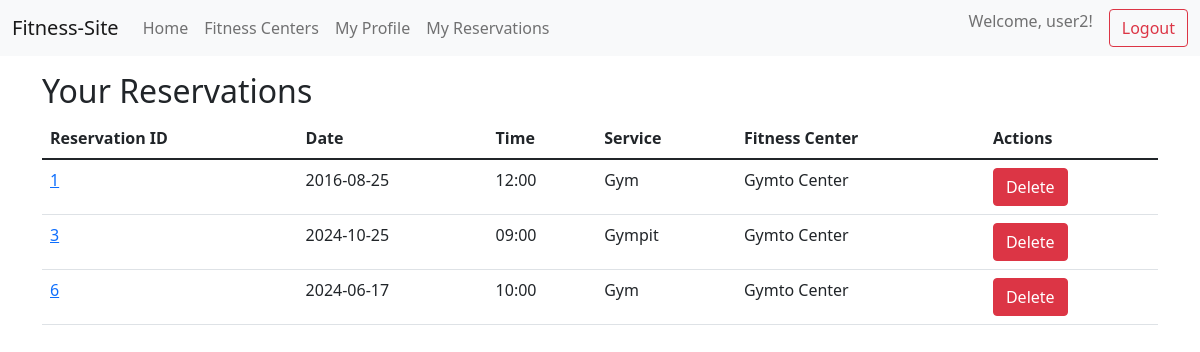
The page /user/reservations (signed in) on the database its author committed.
### models.py (models this page shows, shortened)
class User(Base):
    __tablename__ = 'user'
    id = Column(Integer, primary_key=True, autoincrement=True)
    login = Column(String(50), unique=True, nullable=False)
    password = Column(String(50), nullable=False)
    birth_date = Column(DateTime, default='1940-01-01', nullable=False)
    phone = Column(String(50), nullable=False)
    funds = Column(Integer, default=0, nullable=False)
    resources = relationship("Resources", back_populates="user")
    reservation = relationship("Reservation", back_populates="user")
    rating = relationship("Rating", back_populates="user")

class Reservation(Base):
    __tablename__ = 'reservation'
    id = Column(Integer, primary_key=True, autoincrement=True)
    user_id = Column(Integer, ForeignKey(User.id), nullable=False)
    trainer_id = Column(Integer, ForeignKey(Trainer.id), nullable=False)
    service_id = Column(Integer, ForeignKey(Service.id), nullable=False)
    date = Column(DateTime, nullable=False)
    time = Column(Time, nullable=False)
    user = relationship("User", back_populates="reservation")
    trainer = relationship("Trainer", back_populates="reservation")
    service = relationship("Service", back_populates="reservation")

class Service(Base):
    __tablename__ = 'service'
    id = Column(Integer, primary_key=True, autoincrement=True)
    name = Column(String(50), unique=True, nullable=False)
    duration = Column(Integer, nullable=False)
    description = Column(String(500))
    price = Column(Integer, default=0, nullable=False)
    fitness_center_id = Column(Integer, ForeignKey(FitnessCenter.id), nullable=False)
    max_attendees = Column(Integer, default=1, nullable=False)
    fitness_center = relationship("FitnessCenter", back_populates="service")
    resources = relationship("Resources", back_populates="service")
    trainer_services = relationship("TrainerServices", back_populates="service")
    reservation = relationship("Reservation", back_populates="service")

class FitnessCenter(Base):
    __tablename__ = 'fitness_center'
    id = Column(Integer, primary_key=True, autoincrement=True)
    name = Column(String(50), unique=True, nullable=False)
    address = Column(String(300), nullable=False)
    contacts = Column(String(300), nullable=False)
    trainer = relationship("Trainer", back_populates="fitness_center")
    service = relationship("Service", back_populates="fitness_center")

### main.py (the view, shortened to what this page needs)
@app.route('/user/reservations', methods=['GET', 'POST'])
@login_required
def user_reservations():
    user_id = session.get('user_id')
    if request.method == 'GET':
        services = db_session.query(Service).all()
        reservations = db_session.query(
            Reservation.id.label('reservation_id'),
            Reservation.date,
            Reservation.time,
            User.login.label('user_name'),
            Service.name.label('service_name'),
            FitnessCenter.name.label('fitness_center_name')
        ).join(User, Reservation.user_id == User.id) \
            .join(Service, Reservation.service_id == Service.id) \
            .join(FitnessCenter, Service.fitness_center_id == FitnessCenter.id) \
            .filter(Reservation.user_id == user_id) \
            .all()
        return render_template('reservations.html', reservations=reservations, services=services,
                               user_login=session.get('user_login'))

### database.py (called while the page is built)
def shutdown_session(exception=None):
    db_session.remove()

### main.py (called while the page is built)
@app.teardown_appcontext
def cleanup(exception=None):
    shutdown_session()

def login_required(func):
    @wraps(func)
    def wr1(*args, **kwargs):
        if session.get('user_id') is None:
            return redirect('/login')
        results = func(*args, **kwargs)
        return results
    return wr1

### templates/reservations.html (shortened to what this page needs)
{% extends 'base.html' %}
{% block content %}
<h2>Your Reservations</h2>
<table class="table">
    <thead>
        <tr>
            <th>Reservation ID</th>
            <th>Date</th>
            <th>Time</th>
            <th>Service</th>
            <th>Fitness Center</th>
            <th>Actions</th>
        </tr>
    </thead>
    <tbody>
        {% for reservation in reservations %}
        <tr id="reservation-{{ reservation.reservation_id }}">
            <td><a href="{{ url_for('user_reservations_id', reservation_id=reservation.reservation_id) }}">{{ reservation.reservation_id }}</a></td>
            <td>{{ reservation.date.strftime("%Y-%m-%d") }}</td>
            <td>{{ reservation.time.strftime("%H:%M") }}</td>
            <td>{{ reservation.service_name }}</td>
            <td>{{ reservation.fitness_center_name }}</td>
            <td>
                <button onclick="deleteReservation({{ reservation.reservation_id }})" class="btn btn-danger">Delete</button>
            </td>
        </tr>
        {% endfor %}
    </tbody>
</table>
{% endblock %}

### templates/base.html (shortened to what this page needs)
<!DOCTYPE html>
<html lang="en">
<head>
    <link href="https://cdn.jsdelivr.net/npm/bootstrap@5.1.3/dist/css/bootstrap.min.css" rel="stylesheet">
</head>
<body>
    <nav class="navbar navbar-expand-lg navbar-light bg-light">
        <div class="container-fluid">
            <a class="navbar-brand" href="/">Fitness-Site</a>
            <div class="collapse navbar-collapse" id="navbarNav">
                <ul class="navbar-nav me-auto mb-2 mb-lg-0">
                    <li class="nav-item">
                        <a class="nav-link" href="/">Home</a>
                    </li>
                    <li class="nav-item">
                        <a class="nav-link" href="/fitness_centers">Fitness Centers</a>
                    </li>
                    {% if user_login %}
                    <li class="nav-item"><a class="nav-link" href="/user">My Profile</a></li>
                    <li class="nav-item"><a class="nav-link" href="/user/reservations">My Reservations</a></li>
                    {% endif %}
                </ul>
                <ul class="navbar-nav ms-auto">
                    {% if not user_login %}
                    <li class="nav-item"><button class="btn btn-outline-success me-2" type="button" onclick="location.href='/login'">Login</button></li>
                    <li class="nav-item"><button class="btn btn-outline-primary" type="button" onclick="location.href='/register'">Register</button></li>
                    {% else %}
                    <li class="nav-item"><span class="navbar-text">Welcome, {{ user_login }}!</span></li>
                    <li class="nav-item"><button class="btn btn-outline-danger ms-3" type="button" onclick="location.href='/logout'">Logout</button></li>
                    {% endif %}
                </ul>
            </div>
        </div>
    </nav>
    <div class="container mt-3">
        {% block content %}{% endblock %}
    </div>
</body>
</html>

### rows shown on the page
User: login "user2"
Reservation: reservation_id "1", date "2016-08-25", time "12:00", service_name "Gym", fitness_center_name "Gymto Center"
Reservation: reservation_id "3", date "2024-10-25", time "09:00", service_name "Gympit", fitness_center_name "Gymto Center"
Reservation: reservation_id "6", date "2024-06-17", time "10:00", service_name "Gym", fitness_center_name "Gymto Center"
